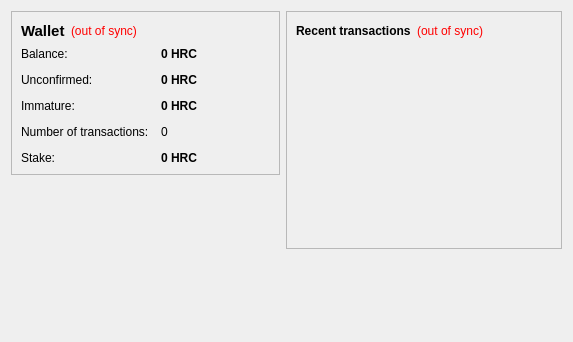
<?xml version="1.0" encoding="UTF-8"?>
<ui version="4.0">
 <class>OverviewPage</class>
 <widget class="QWidget" name="OverviewPage">
  <property name="geometry">
   <rect>
    <x>0</x>
    <y>0</y>
    <width>573</width>
    <height>342</height>
   </rect>
  </property>
  <property name="windowTitle">
   <string>Form</string>
  </property>
  <layout class="QVBoxLayout" name="verticalLayout_5">
   <item>
    <layout class="QHBoxLayout" name="horizontalLayout">
     <item>
      <layout class="QVBoxLayout" name="verticalLayout_2">
       <item>
        <widget class="QFrame" name="frame">
         <property name="frameShape">
          <enum>QFrame::StyledPanel</enum>
         </property>
         <property name="frameShadow">
          <enum>QFrame::Raised</enum>
         </property>
         <layout class="QVBoxLayout" name="verticalLayout_4">
          <item>
           <layout class="QHBoxLayout" name="horizontalLayout_4">
            <item>
             <widget class="QLabel" name="label_5">
              <property name="font">
               <font>
                <pointsize>11</pointsize>
                <weight>75</weight>
                <bold>true</bold>
               </font>
              </property>
              <property name="text">
               <string>Wallet</string>
              </property>
             </widget>
            </item>
            <item>
             <widget class="QLabel" name="labelWalletStatus">
              <property name="toolTip">
               <string>The displayed information may be out of date. Your wallet automatically synchronizes with the HeroCoin network after a connection is established, but this process has not completed yet.</string>
              </property>
              <property name="styleSheet">
               <string notr="true">QLabel { color: red; }</string>
              </property>
              <property name="text">
               <string notr="true">(out of sync)</string>
              </property>
              <property name="alignment">
               <set>Qt::AlignLeading|Qt::AlignLeft|Qt::AlignVCenter</set>
              </property>
             </widget>
            </item>
            <item>
             <spacer name="horizontalSpacer_2">
              <property name="orientation">
               <enum>Qt::Horizontal</enum>
              </property>
              <property name="sizeHint" stdset="0">
               <size>
                <width>40</width>
                <height>20</height>
               </size>
              </property>
             </spacer>
            </item>
           </layout>
          </item>
          <item>
           <layout class="QFormLayout" name="formLayout_2">
            <property name="fieldGrowthPolicy">
             <enum>QFormLayout::AllNonFixedFieldsGrow</enum>
            </property>
            <property name="horizontalSpacing">
             <number>12</number>
            </property>
            <property name="verticalSpacing">
             <number>12</number>
            </property>
            <item row="0" column="0">
             <widget class="QLabel" name="label">
              <property name="text">
               <string>Balance:</string>
              </property>
             </widget>
            </item>
            <item row="0" column="1">
             <widget class="QLabel" name="labelBalance">
              <property name="font">
               <font>
                <weight>75</weight>
                <bold>true</bold>
               </font>
              </property>
              <property name="cursor">
               <cursorShape>IBeamCursor</cursorShape>
              </property>
              <property name="toolTip">
               <string>Your current balance</string>
              </property>
              <property name="text">
               <string notr="true">0 HRC</string>
              </property>
              <property name="textInteractionFlags">
               <set>Qt::LinksAccessibleByMouse|Qt::TextSelectableByKeyboard|Qt::TextSelectableByMouse</set>
              </property>
             </widget>
            </item>
            <item row="2" column="0">
             <widget class="QLabel" name="label_3">
              <property name="text">
               <string>Unconfirmed:</string>
              </property>
             </widget>
            </item>
            <item row="2" column="1">
             <widget class="QLabel" name="labelUnconfirmed">
              <property name="font">
               <font>
                <weight>75</weight>
                <bold>true</bold>
               </font>
              </property>
              <property name="cursor">
               <cursorShape>IBeamCursor</cursorShape>
              </property>
              <property name="toolTip">
               <string>Total of transactions that have yet to be confirmed, and do not yet count toward the current balance</string>
              </property>
              <property name="text">
               <string notr="true">0 HRC</string>
              </property>
              <property name="textInteractionFlags">
               <set>Qt::LinksAccessibleByMouse|Qt::TextSelectableByKeyboard|Qt::TextSelectableByMouse</set>
              </property>
             </widget>
            </item>
            <item row="3" column="0">
             <widget class="QLabel" name="labelImmatureText">
              <property name="text">
               <string>Immature:</string>
              </property>
             </widget>
            </item>
            <item row="3" column="1">
             <widget class="QLabel" name="labelImmature">
              <property name="font">
               <font>
                <weight>75</weight>
                <bold>true</bold>
               </font>
              </property>
              <property name="toolTip">
               <string>Mined balance that has not yet matured</string>
              </property>
              <property name="text">
               <string notr="true">0 HRC</string>
              </property>
              <property name="textInteractionFlags">
               <set>Qt::LinksAccessibleByMouse|Qt::TextSelectableByKeyboard|Qt::TextSelectableByMouse</set>
              </property>
             </widget>
            </item>
            <item row="4" column="0">
             <widget class="QLabel" name="label_2">
              <property name="text">
               <string>Number of transactions:</string>
              </property>
             </widget>
            </item>
            <item row="4" column="1">
             <widget class="QLabel" name="labelNumTransactions">
              <property name="toolTip">
               <string>Total number of transactions in wallet</string>
              </property>
              <property name="text">
               <string notr="true">0</string>
              </property>
             </widget>
            </item>
            <item row="5" column="0">
             <widget class="QLabel" name="label_6">
              <property name="text">
               <string>Stake:</string>
              </property>
             </widget>
            </item>
            <item row="5" column="1">
             <widget class="QLabel" name="labelStake">
              <property name="enabled">
               <bool>true</bool>
              </property>
              <property name="font">
               <font>
                <weight>75</weight>
                <bold>true</bold>
               </font>
              </property>
              <property name="cursor">
               <cursorShape>IBeamCursor</cursorShape>
              </property>
              <property name="toolTip">
               <string>Total of coins that was staked, and do not yet count toward the current balance</string>
              </property>
              <property name="text">
               <string notr="true">0 HRC</string>
              </property>
              <property name="textInteractionFlags">
               <set>Qt::LinksAccessibleByMouse|Qt::TextSelectableByKeyboard|Qt::TextSelectableByMouse</set>
              </property>
             </widget>
            </item>
           </layout>
          </item>
         </layout>
        </widget>
       </item>
       <item>
        <spacer name="verticalSpacer">
         <property name="orientation">
          <enum>Qt::Vertical</enum>
         </property>
         <property name="sizeHint" stdset="0">
          <size>
           <width>20</width>
           <height>40</height>
          </size>
         </property>
        </spacer>
       </item>
      </layout>
     </item>
     <item>
      <layout class="QVBoxLayout" name="verticalLayout_3">
       <item>
        <widget class="QFrame" name="frame_2">
         <property name="frameShape">
          <enum>QFrame::StyledPanel</enum>
         </property>
         <property name="frameShadow">
          <enum>QFrame::Raised</enum>
         </property>
         <layout class="QVBoxLayout" name="verticalLayout">
          <item>
           <layout class="QHBoxLayout" name="horizontalLayout_2">
            <item>
             <widget class="QLabel" name="label_4">
              <property name="text">
               <string>&lt;b&gt;Recent transactions&lt;/b&gt;</string>
              </property>
             </widget>
            </item>
            <item>
             <widget class="QLabel" name="labelTransactionsStatus">
              <property name="toolTip">
               <string>The displayed information may be out of date. Your wallet automatically synchronizes with the HeroCoin network after a connection is established, but this process has not completed yet.</string>
              </property>
              <property name="styleSheet">
               <string notr="true">QLabel { color: red; }</string>
              </property>
              <property name="text">
               <string notr="true">(out of sync)</string>
              </property>
              <property name="alignment">
               <set>Qt::AlignRight|Qt::AlignTrailing|Qt::AlignVCenter</set>
              </property>
             </widget>
            </item>
            <item>
             <spacer name="horizontalSpacer">
              <property name="orientation">
               <enum>Qt::Horizontal</enum>
              </property>
              <property name="sizeHint" stdset="0">
               <size>
                <width>40</width>
                <height>20</height>
               </size>
              </property>
             </spacer>
            </item>
           </layout>
          </item>
          <item>
           <widget class="QListView" name="listTransactions">
            <property name="styleSheet">
             <string notr="true">QListView { background: transparent; }</string>
            </property>
            <property name="frameShape">
             <enum>QFrame::NoFrame</enum>
            </property>
            <property name="verticalScrollBarPolicy">
             <enum>Qt::ScrollBarAlwaysOff</enum>
            </property>
            <property name="horizontalScrollBarPolicy">
             <enum>Qt::ScrollBarAlwaysOff</enum>
            </property>
            <property name="selectionMode">
             <enum>QAbstractItemView::NoSelection</enum>
            </property>
           </widget>
          </item>
         </layout>
        </widget>
       </item>
       <item>
        <spacer name="verticalSpacer_2">
         <property name="orientation">
          <enum>Qt::Vertical</enum>
         </property>
         <property name="sizeHint" stdset="0">
          <size>
           <width>20</width>
           <height>40</height>
          </size>
         </property>
        </spacer>
       </item>
      </layout>
     </item>
    </layout>
   </item>
   <item>
    <layout class="QHBoxLayout" name="horizontalLayout_3">
     <item>
      <widget class="QLabel" name="labelAdv">
       <property name="text">
        <string/>
       </property>
       <property name="textFormat">
        <enum>Qt::RichText</enum>
       </property>
       <property name="openExternalLinks">
        <bool>true</bool>
       </property>
       <property name="textInteractionFlags">
        <set>Qt::TextBrowserInteraction</set>
       </property>
      </widget>
     </item>
     <item alignment="Qt::AlignRight">
      <widget class="QLabel" name="labelMore">
       <property name="text">
        <string/>
       </property>
       <property name="openExternalLinks">
        <bool>true</bool>
       </property>
       <property name="textInteractionFlags">
        <set>Qt::TextBrowserInteraction</set>
       </property>
      </widget>
     </item>
    </layout>
   </item>
  </layout>
  <zorder></zorder>
 </widget>
 <resources/>
 <connections/>
</ui>
